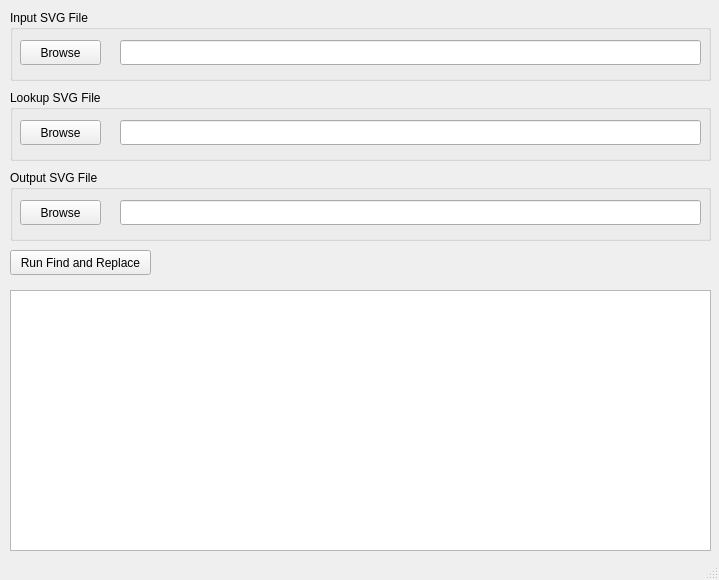
<?xml version="1.0" encoding="UTF-8"?>
<ui version="4.0">
 <class>MainWindow</class>
 <widget class="QMainWindow" name="MainWindow">
  <property name="geometry">
   <rect>
    <x>0</x>
    <y>0</y>
    <width>719</width>
    <height>580</height>
   </rect>
  </property>
  <property name="windowTitle">
   <string>MainWindow</string>
  </property>
  <property name="unifiedTitleAndToolBarOnMac">
   <bool>false</bool>
  </property>
  <widget class="QWidget" name="centralwidget">
   <widget class="QGroupBox" name="groupBox">
    <property name="geometry">
     <rect>
      <x>10</x>
      <y>10</y>
      <width>701</width>
      <height>71</height>
     </rect>
    </property>
    <property name="title">
     <string>Input SVG File</string>
    </property>
    <widget class="QPushButton" name="browseButton">
     <property name="geometry">
      <rect>
       <x>10</x>
       <y>30</y>
       <width>81</width>
       <height>25</height>
      </rect>
     </property>
     <property name="text">
      <string>Browse</string>
     </property>
    </widget>
    <widget class="QLineEdit" name="filePathEdit">
     <property name="geometry">
      <rect>
       <x>110</x>
       <y>30</y>
       <width>581</width>
       <height>25</height>
      </rect>
     </property>
    </widget>
   </widget>
   <widget class="QGroupBox" name="groupBox_2">
    <property name="geometry">
     <rect>
      <x>10</x>
      <y>90</y>
      <width>701</width>
      <height>71</height>
     </rect>
    </property>
    <property name="title">
     <string>Lookup SVG File</string>
    </property>
    <widget class="QPushButton" name="browseButton_2">
     <property name="geometry">
      <rect>
       <x>10</x>
       <y>30</y>
       <width>81</width>
       <height>25</height>
      </rect>
     </property>
     <property name="text">
      <string>Browse</string>
     </property>
    </widget>
    <widget class="QLineEdit" name="filePathEdit_2">
     <property name="geometry">
      <rect>
       <x>110</x>
       <y>30</y>
       <width>581</width>
       <height>25</height>
      </rect>
     </property>
    </widget>
   </widget>
   <widget class="QPushButton" name="runButton">
    <property name="geometry">
     <rect>
      <x>10</x>
      <y>250</y>
      <width>141</width>
      <height>25</height>
     </rect>
    </property>
    <property name="text">
     <string>Run Find and Replace</string>
    </property>
   </widget>
   <widget class="QTextBrowser" name="textBrowser">
    <property name="geometry">
     <rect>
      <x>10</x>
      <y>290</y>
      <width>701</width>
      <height>261</height>
     </rect>
    </property>
   </widget>
   <widget class="QGroupBox" name="groupBox_3">
    <property name="geometry">
     <rect>
      <x>10</x>
      <y>170</y>
      <width>701</width>
      <height>71</height>
     </rect>
    </property>
    <property name="title">
     <string>Output SVG File</string>
    </property>
    <widget class="QPushButton" name="browseButton_3">
     <property name="geometry">
      <rect>
       <x>10</x>
       <y>30</y>
       <width>81</width>
       <height>25</height>
      </rect>
     </property>
     <property name="text">
      <string>Browse</string>
     </property>
    </widget>
    <widget class="QLineEdit" name="filePathEdit_3">
     <property name="geometry">
      <rect>
       <x>110</x>
       <y>30</y>
       <width>581</width>
       <height>25</height>
      </rect>
     </property>
    </widget>
   </widget>
  </widget>
  <widget class="QMenuBar" name="menubar">
   <property name="geometry">
    <rect>
     <x>0</x>
     <y>0</y>
     <width>719</width>
     <height>22</height>
    </rect>
   </property>
   <property name="defaultUp">
    <bool>true</bool>
   </property>
   <property name="nativeMenuBar">
    <bool>true</bool>
   </property>
  </widget>
  <widget class="QStatusBar" name="statusbar"/>
 </widget>
 <resources/>
 <connections/>
</ui>
